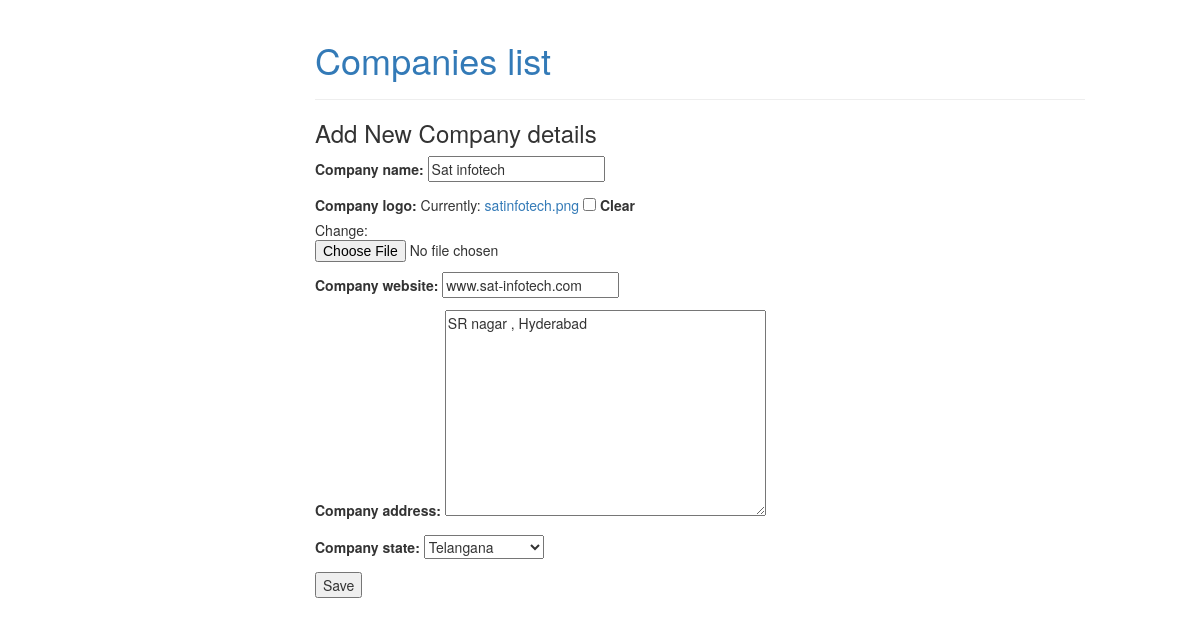
Page /1/edit/ on the committed database.
### myapp/models.py (models this page shows, shortened)
class OrgList(models.Model):
    company_name = models.CharField(max_length=40)
    company_logo = models.FileField(null='True',blank='True')
    company_website = models.CharField(max_length=40)
    company_address = models.TextField()
    CSTATE = (('AndhraPradesh','AndhraPradesh'),('Tamilnadu ','Tamilnadu'),('Maharastra','Maharastra'),('Karnataka','Karnataka'),('Telangana','Telangana'))
    company_state=models.CharField(max_length=40,choices=CSTATE,default='AndhraPradesh')

### myapp/views.py (the view)
# urls.py: url(r'^(?P<id>\d+)/edit/$', views.org_update, name='update'),
def org_update(request,id=None):
	instance = get_object_or_404(OrgList,id=id)
	form = NewForm(request.POST or None,request.FILES or None ,instance=instance)
	if form.is_valid():
		instance = form.save(commit=False)
		instance.save()
		messages.success(request, "Successfully updated..")
		return HttpResponseRedirect(instance.get_absolute_url())
	context ={
			  'instance' : instance,
			  'form':form ,
	}
	return  render (request,"myapp/company_form1.html" , context)

### myapp/forms.py
class NewForm(forms.ModelForm):
    class Meta :
        model = OrgList
        fields =[
            'company_name',
            'company_logo',
            'company_website',
            'company_address',
            'company_state',
        ]

### templates/myapp/company_form1.html (shortened to what this page needs)
<!DOCTYPE html>
<html lang="en">
<head>
             <link rel="stylesheet" href="//maxcdn.bootstrapcdn.com/bootstrap/3.2.0/css/bootstrap.min.css">
        <link rel="stylesheet" href="//maxcdn.bootstrapcdn.com/bootstrap/3.2.0/css/bootstrap-theme.min.css">
</head>
<body>
<div class="col-md-offset-3 col-md-8">
            <div class="page-header">
                <h1><a href="{% url 'ihome' %}" class="top-menu"> Companies list </a></h1>
            </div>
<h3>Add New Company details</h3>
<form method="POST" action="" enctype="multipart/form-data">{% csrf_token %}
    {{ form.as_p }}
    <input type="submit" value="Save">
</form>
</div>
</body>
</html>

### rows in the picture
OrgList: company_name "Sat infotech", company_website "www.sat-infotech.com", company_address "SR nagar , Hyderabad", company_state "Telangana"
